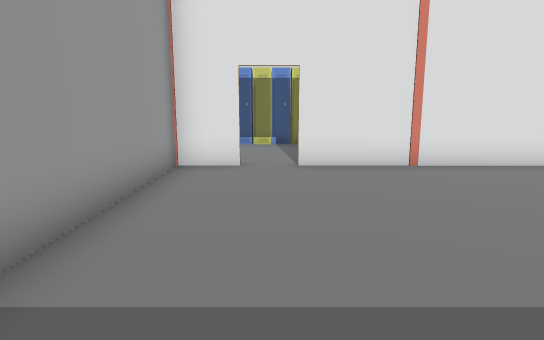
[1] (above)

18 first-person views from a walk through a 3-D level made in the Unity game engine. The camera is 1.3 m above the floor, tilts 10° down and sees 75° across. The floor is counted in squares, 1 m on a side. Each view is taken from the middle of a square. On the plan, view 1 faces up. The plan holds only what a view shows up to about 15 squares ahead; the rest is blank. The place goes on beyond the plan. The player character is not drawn. Door leaves are left out, so doorways stand open.

[2]
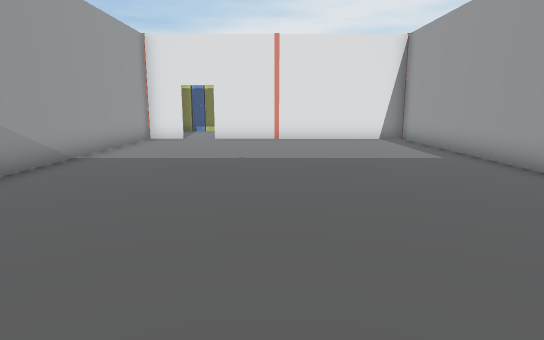

[3]
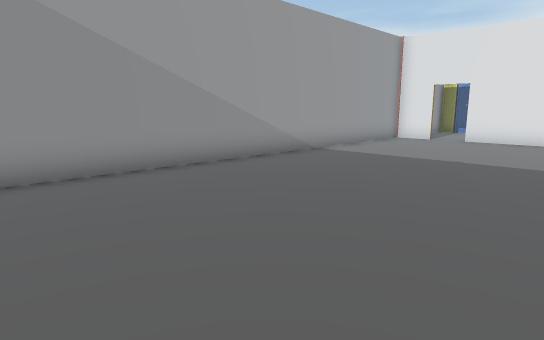

[4]
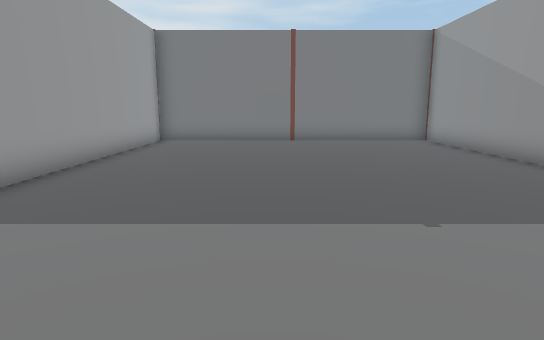

[5]
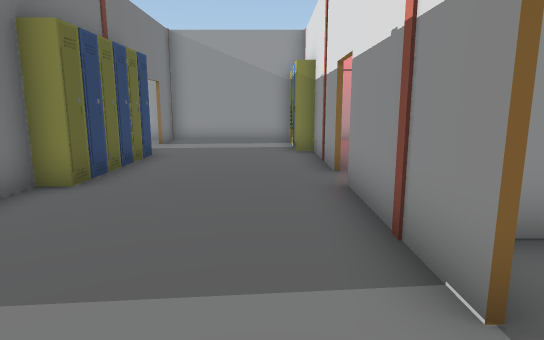

[6]
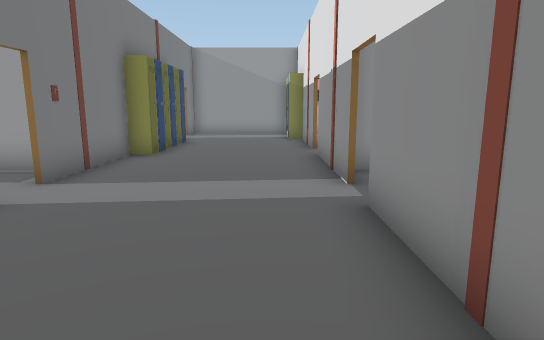

[7]
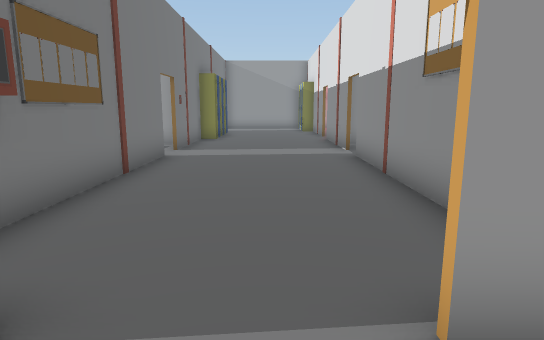

[8]
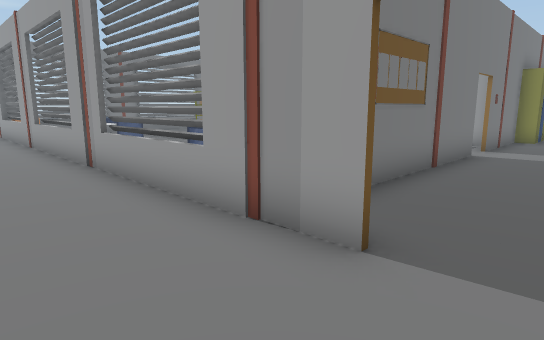

[9]
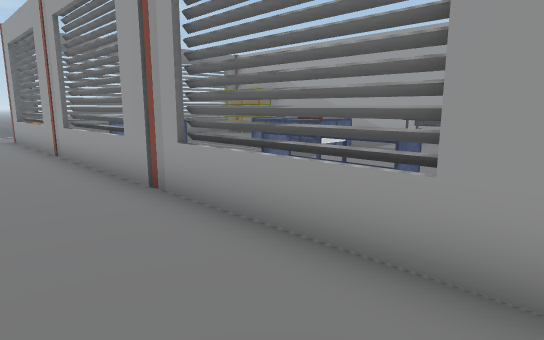

[10]
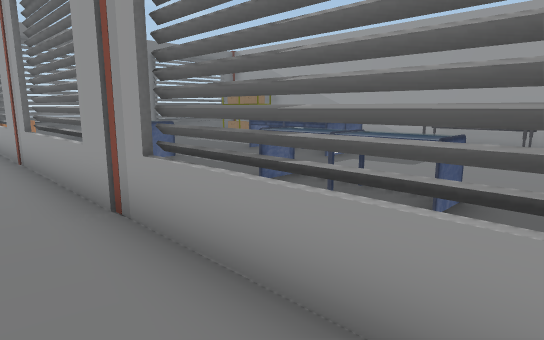

[11]
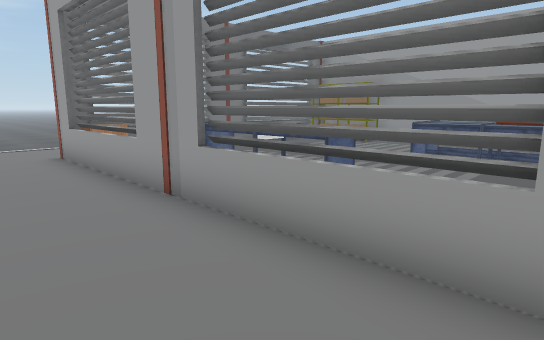

[12]
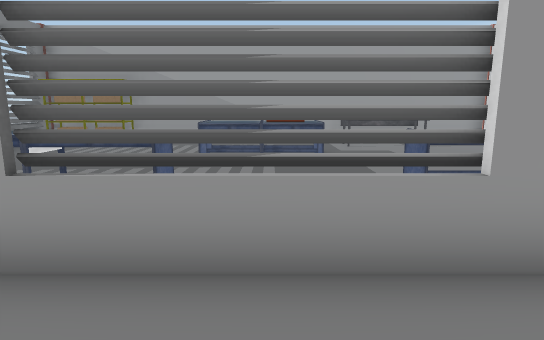

[13]
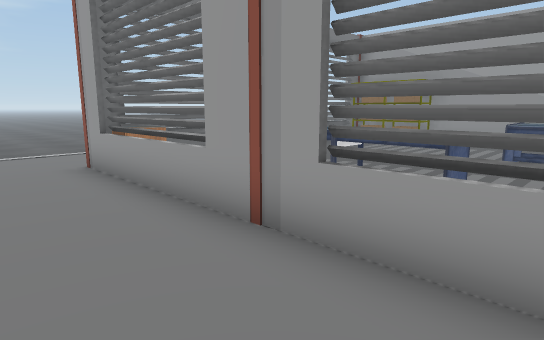

[14]
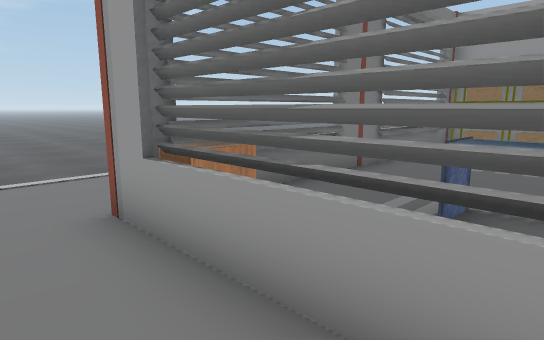

[15]
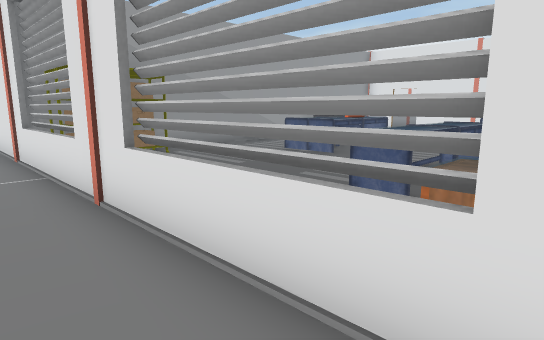

[16]
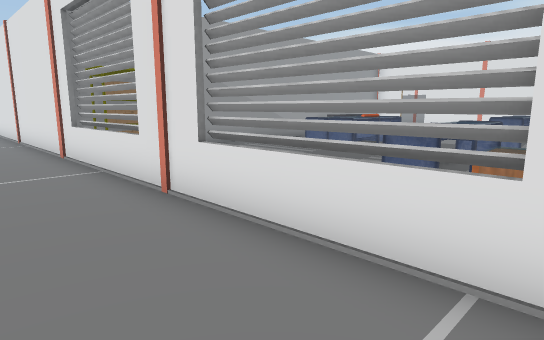

[17]
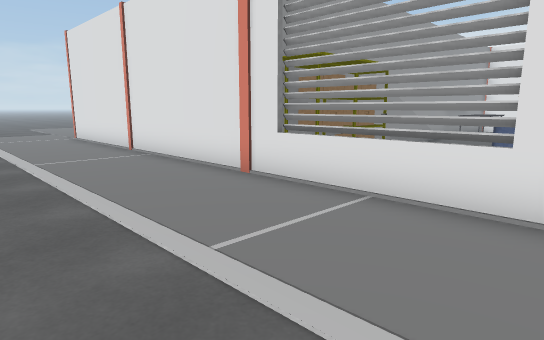

[18]
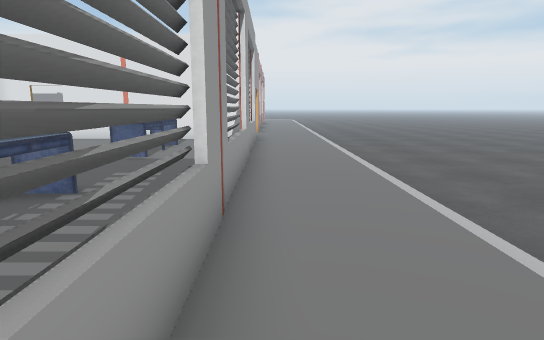

### Floor plan
Ten units are one square. View 1 is at (0, 0); x grows to the right and y downward. Boxes are objects, and circles mark ways between rooms. Rooms are numbered by the first view taken in them; rooms with no view inside come last. Other rooms are left out.
<svg viewBox="-35 -140 235 230">
<path fill="none" stroke="#000" d="M85 -54 85 -75M65 -80 101 -80M26 -79 5 -79M85 -79 64 -79M-6 -79 -22 -79M112 -80 174 -80M-21 -80 -6 -80M85 45 85 -25M48 -133 16 -133M101 -133 60 -133M-22 -125 -22 82 75 82M168 -79 156 -79M166 -133 112 -133M194 -95 194 84M189 83 -24 83M194 -125 194 -119M86 -26 86 46M156 -79 114 -79M86 71 86 85M185 82 192 82M86 -80 86 -54M75 82 180 82"/>
<rect x="-25" y="-135" width="10" height="10" fill="#bbb"><title>other object</title></rect>
<rect x="-15" y="-135" width="10" height="10" fill="#bbb"><title>other object</title></rect>
<rect x="-5" y="-135" width="10" height="10" fill="#bbb"><title>other object</title></rect>
<rect x="5" y="-135" width="10" height="10" fill="#bbb"><title>other object</title></rect>
<rect x="25" y="-95" width="10" height="20" fill="#bbb"><title>other object</title></rect>
<rect x="35" y="-95" width="10" height="20" fill="#bbb"><title>other object</title></rect>
<rect x="45" y="-95" width="10" height="20" fill="#bbb"><title>other object</title></rect>
<rect x="55" y="-95" width="10" height="20" fill="#bbb"><title>other object</title></rect>
<rect x="85" y="-85" width="10" height="10" fill="#bbb"><title>other object</title></rect>
<rect x="85" y="45" width="20" height="30" fill="#bbb"><title>other object</title></rect>
<rect x="85" y="-55" width="20" height="30" fill="#bbb"><title>other object</title></rect>
<rect x="105" y="-15" width="20" height="40" fill="#bbb"><title>other object</title></rect>
<rect x="115" y="-15" width="20" height="20" fill="#bbb"><title>other object</title></rect>
<rect x="125" y="5" width="10" height="20" fill="#bbb"><title>other object</title></rect>
<rect x="155" y="15" width="20" height="40" fill="#bbb"><title>other object</title></rect>
<rect x="155" y="-55" width="20" height="40" fill="#bbb"><title>other object</title></rect>
<rect x="175" y="65" width="20" height="10" fill="#bbb"><title>other object</title></rect>
<circle cx="190" cy="-105" r="3" fill="#2a7"/>
<circle cx="105" cy="-80" r="3" fill="#2a7"/>
<circle cx="170" cy="-63" r="3" fill="#2a7"/>
<circle cx="87" cy="60" r="3" fill="#2a7"/>
<text x="50" y="-40">1</text>
<text x="-30" y="-20">2</text>
<text x="140" y="0">3</text>
</svg>
Room 1 opens to room 2. Room 1 opens to room 3.

Where each view was taken, in squares from view 1:
view 1: 0 up, 0 right, facing up
view 2: 7 down, 3 right, facing up
view 3: 7 down, 5 right, facing up-left
view 4: 6 up, 4 right, facing down
view 5: 12 up, 12 right, facing left
view 6: 12 up, 16 right, facing left
view 7: 11 up, 21 right, facing left
view 8: 11 up, 22 right, facing down-left
view 9: 8 up, 22 right, facing down-left
view 10: 7 up, 21 right, facing down-left
view 11: 2 up, 22 right, facing down-left
view 12: 0 up, 22 right, facing left
view 13: 0 up, 22 right, facing down-left
view 14: 4 down, 21 right, facing down-left
view 15: 10 down, 19 right, facing up-left
view 16: 11 down, 19 right, facing up-left
view 17: 13 down, 14 right, facing up-left
view 18: 7 down, 20 right, facing up
